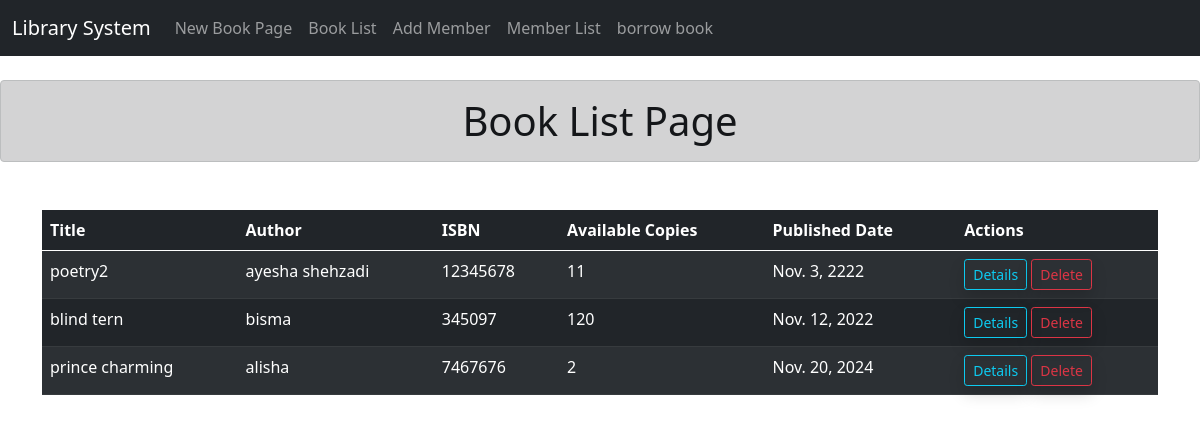
The page /book_list/ on the database its author committed.
### library/models.py (models this page shows, shortened)
class Book(models.Model):
    title = models.CharField(max_length=200)
    author = models.CharField(max_length=100)
    isbn = models.CharField(max_length=13, unique=True)
    published_date = models.DateField()
    available_copies = models.IntegerField()

### library/views.py (the view)
# urls.py: path('book_list/', views.book_list, name='book_list'),
def book_list(request):
    books = Book.objects.all()
    return render(request, 'book_list.html', {'books': books})

### templates/book_list.html (shortened to what this page needs)
<!DOCTYPE html>
<html lang="en">
<head>
    <link href="https://cdn.jsdelivr.net/npm/bootstrap@5.0.2/dist/css/bootstrap.min.css" rel="stylesheet">
</head>
<body>
    <nav class="navbar navbar-expand-lg navbar-dark bg-dark">
        <div class="container-fluid">
            <a class="navbar-brand" href="{% url 'home' %}">Library System</a>
            <div class="collapse navbar-collapse" id="navbarNav">
                <ul class="navbar-nav">
                    <li class="nav-item">
                        <a class="nav-link" href="{% url 'book_create' %}">New Book Page</a>
                    </li>
                    <li class="nav-item">
                        <a class="nav-link" href="{% url 'book_list' %}">Book List</a>
                    </li>
                    <li class="nav-item">
                        <a class="nav-link" href="{% url 'add_member' %}">Add Member</a>
                    </li>
                    <li class="nav-item">
                        <a class="nav-link" href="{% url 'member_list' %}">Member List</a>
                    </li>
                    <li class="nav-item">
                        <a class="nav-link" href="{% url 'borrow_book' %}">borrow book</a>
                    </li>
                </ul>
            </div>
        </div>
    </nav>
    <h1 class="alert alert-dark text-center mt-4">Book List Page</h1>
    <div class="container mt-5">
        {% if books.count == 0 %}
            <div class="alert alert-warning text-center">No books found. Please add a new book.</div>
        {% else %}
            <table class="table table-dark table-striped">
                <thead>
                    <tr>
                        <th>Title</th>
                        <th>Author</th>
                        <th>ISBN</th>
                        <th>Available Copies</th>
                        <th>Published Date</th>
                        <th>Actions</th>
                    </tr>
                </thead>
                <tbody>
                    {% for book in books %}
                    <tr>
                        <td>{{ book.title }}</td>
                        <td>{{ book.author }}</td>
                        <td>{{ book.isbn }}</td>
                        <td>{{ book.available_copies }}</td>
                        <td>{{ book.published_date }}</td>
                        <td>
                            <a href="{% url 'book_detail' book.id %}" class="btn btn-outline-info shadow btn-sm">Details</a>
                            <form method="post" action="{% url 'book_delete' book.id %}" style="display:inline;">
                                <button type="submit" class="btn btn-outline-danger shadow btn-sm" onclick="return confirm('Are you sure you want to delete this book?');">
                                    Delete
                                </button>
                            </form>
                        </td>
                    </tr>
                    {% endfor %}
                </tbody>
            </table>
        {% endif %}
    </div>
</body>
</html>

### templates/book_list.html (style rules this page uses)
body { background-image: url('https://i.pinimg.com/736x/56/e3/1c/56e31cbf6c07589fa58cf7691aaf3059.jpg'); background-size: cover; color: #fff; }

### rows shown on the page
Book: title "poetry2", author "ayesha shehzadi", isbn "12345678", available_copies "11", published_date "Nov. 3, 2222"
Book: title "blind tern", author "bisma", isbn "345097", available_copies "120", published_date "Nov. 12, 2022"
Book: title "prince charming", author "alisha", isbn "7467676", available_copies "2", published_date "Nov. 20, 2024"
